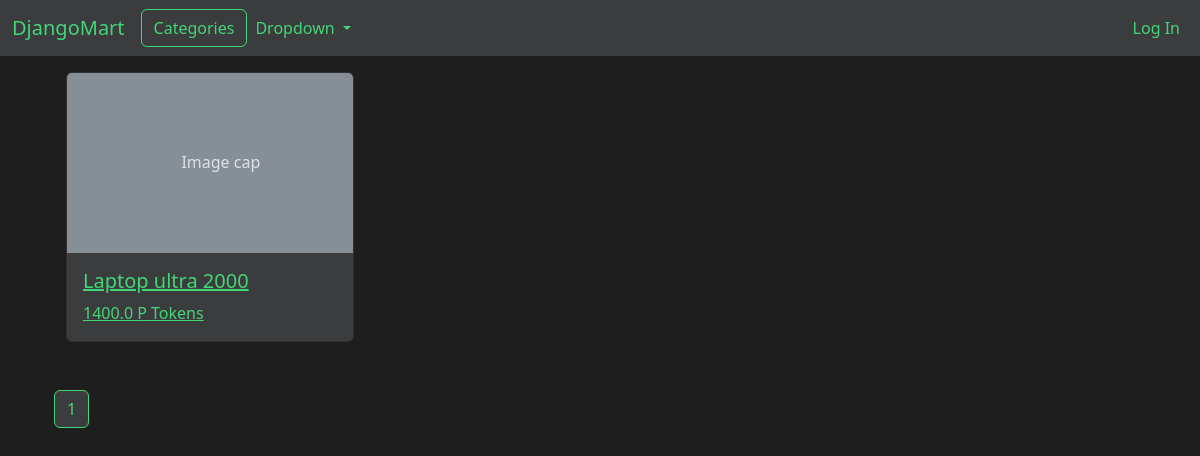
Before: /category/laptops with the older database file.
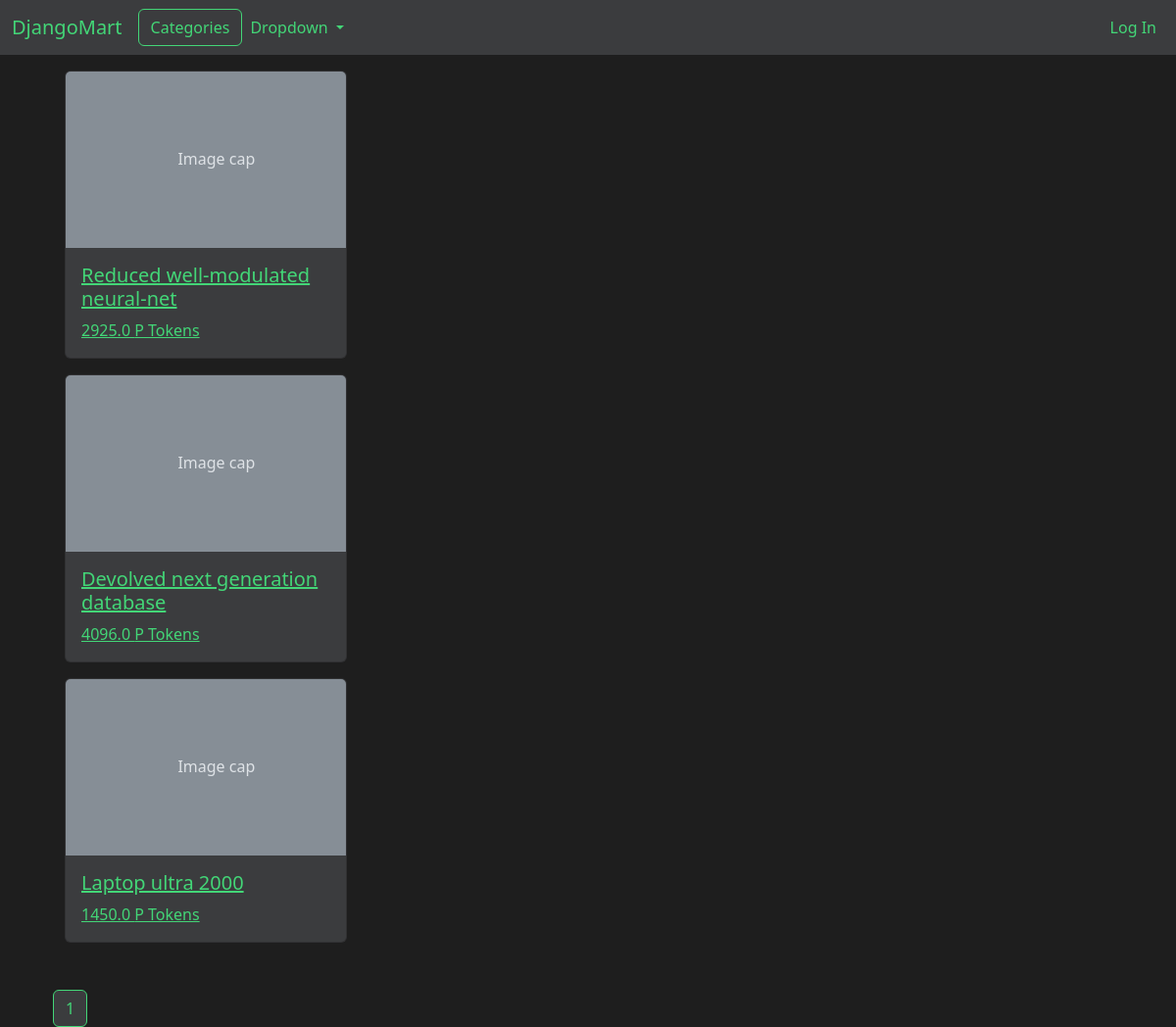
After: the same page with the newer database file.
### DjangoMartApp/models.py (models this page shows, shortened)
class Product(models.Model):
    title = models.CharField(max_length=100)
    description = models.TextField(max_length=2000)
    price = models.FloatField(validators=[MinValueValidator(1.0)])
    brand = models.ForeignKey(Brand, on_delete=models.CASCADE)
    stock = models.PositiveIntegerField(validators=[MinValueValidator(1)])
    rating = models.FloatField(default=0)
    rating_count = models.IntegerField(default=0)
    sales_count = models.IntegerField(default=0)
    category = models.ForeignKey(Category,
                                on_delete=models.SET_NULL,
                                null=True,
                                blank=True)
    product_weight = models.CharField(max_length=50, blank=True, null=True)
    product_height = models.CharField(max_length=50, blank=True, null=True)
    product_width = models.CharField(max_length=50, blank=True, null=True)
    product_length = models.CharField(max_length=50, blank=True, null=True)
    package_weight = models.CharField(max_length=50, blank=True, null=True)
    package_height = models.CharField(max_length=50, blank=True, null=True)
    package_width = models.CharField(max_length=50, blank=True, null=True)
    package_length = models.CharField(max_length=50, blank=True, null=True)
    warranty = models.PositiveIntegerField(blank=True, null=True)
    created_date = models.DateTimeField(auto_now_add=True)
    updated_date = models.DateTimeField(auto_now=True)
    is_active = models.BooleanField(default=True)
    is_auto_generated = models.BooleanField(default=False)
    generated_date = models.DateTimeField(blank=True, null=True)

### DjangoMartApp/views/web.py (the view)
# urls.py: path('category/<str:category_slug>', category_view, name='category'),
def category_view(request, category_slug):
    category = get_object_or_404(Category, slug=category_slug)
    products = Paginator(Product.objects.filter(category=category, is_active=True).order_by('-sales_count'), 20)
    page_number = request.GET.get('page')
    products_page = products.get_page(page_number)
    return render_django_mart_app(request, 'category', {'products':products_page})

### DjangoMartApp/context_processors.py (called while the page is built)
def categories_processor(request):
    return {
        'categories': Category.objects.filter(is_active=True)
    }

def cart_processor(request):
    if request.user.is_authenticated:
        try:
            cart = ShoppingCart.objects.get(user_id=request.user)
        except ShoppingCart.DoesNotExist:
            cart = None
    else:
        cart = None
    return {'shopping_cart': cart}

### DjangoMartApp/views/utility.py (called while the page is built)
def render_django_mart_app(request, template_name, context=None):
    if context is None:
        context = {}
    full_template_name = f'DjangoMartApp/{template_name}.html'
    return render(request, full_template_name, context)

### DjangoMartApp/templates/DjangoMartApp/category.html (shortened to what this page needs)
{% extends "DjangoMartApp/layout.html" %}
{% block body %}
    <div class="container mt-3">
        <div class="row">
            <div class="col">
                <div class="container mb-5">
                    {% for product in products %}
                    <div class="card mb-3" style="width: 18rem;">
                        <a href="{% url 'product' product.id %}">
                            <svg aria-label="Placeholder: Image cap" class="bd-placeholder-img card-img-top" height="180" preserveAspectRatio="xMidYMid slice" role="img" width="100%" xmlns="http://www.w3.org/2000/svg">
                                <text x="40%" y="50%" fill="#dee2e6" dy=".3em">
                                    Image cap
                                </text>
                            </svg>
                            <div class="card-body">
                                <h5 class="card-title">{{ product.title }}</h5>
                                <p class="card-text">{{product.price}} P Tokens</p>
                            </div>
                        </a>
                    </div>
                    {% endfor %}
                </div>
                <div>
                    {% for num in products.paginator.page_range %}
                        {% if num == 1 or num == products.paginator.num_pages %}
                            {% if num == products.number %}
                                <span class="btn btn-outline-light active">{{ num }}</span>
                            {% else %}
                                <a class="btn btn-outline-light" href="?page={{ num }}">{{ num }}</a>
                            {% endif %}
                        {% elif num == products.number %}
                            <span class="btn btn-outline-light active">{{ num }}</span>
                        {% elif num >= products.number|add:"-2" and num <= products.number|add:"2" %}
                            <a class="btn btn-outline-light" href="?page={{ num }}">{{ num }}</a>
                        {% elif num == products.number|add:"-3" or num == products.number|add:"3" %}
                            <span class="btn btn-outline-light disabled">...</span>
                        {% endif %}
                    {% endfor %}
                </div>
            </div>
        </div>
    </div>
{% endblock %}

Changed rows visible on the page:
added Product: title "Reduced well-modulated neural-net", price "2925.0"
added Product: title "Devolved next generation database", price "4096.0"
changed Product "Laptop ultra 2000": price "1400.0" → "1450.0"
